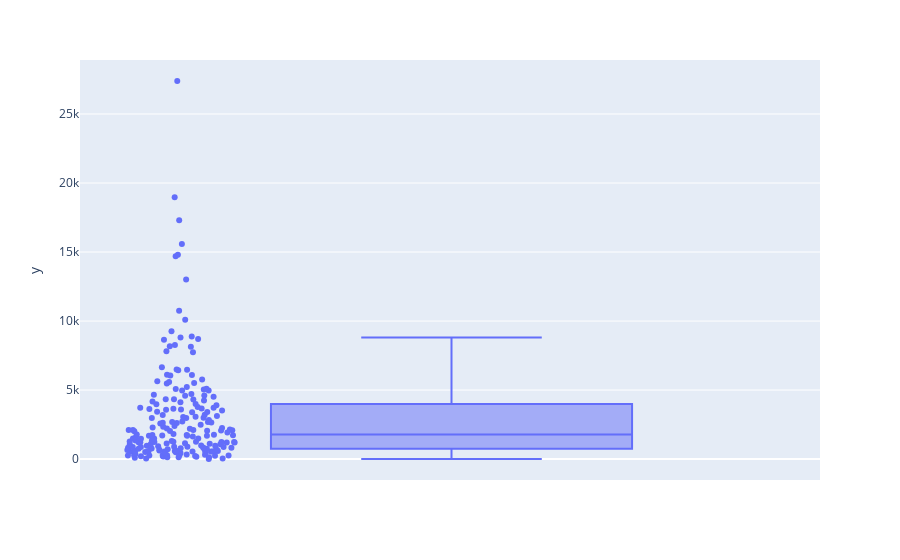

The notebook cell saved with this chart:
### Code cell
import plotly.express as px

fig = px.box(data_frame= 출퇴근_이용량_통합, y=(출퇴근_이용량_통합['차이절대값_퇴근']+출퇴근_이용량_통합['차이절대값_출근']), points='all')

fig.show()

### Figure 1 — Plotly figure (JSON) as saved in the notebook; plotly's stock layout.template omitted (floating-point values rounded to 4 significant figures; data arrays with more than 128 entries replaced by an {"elided": "..."} marker saying what was removed)
{"data": [{"alignmentgroup": "True", "boxpoints": "all", "hovertemplate": "y=%{y}<extra></extra>", "legendgroup": "", "marker": {"color": "#636efa"}, "name": "", "notched": false, "offsetgroup": "", "orientation": "v", "showlegend": false, "type": "box", "x0": " ", "xaxis": "x", "y": {"elided": "195 int values"}, "y0": " ", "yaxis": "y"}], "layout": {"boxmode": "group", "legend": {"tracegroupgap": 0}, "margin": {"t": 60}, "xaxis": {"anchor": "y", "domain": [0, 1]}, "yaxis": {"anchor": "x", "domain": [0, 1], "title": {"text": "y"}}}}
